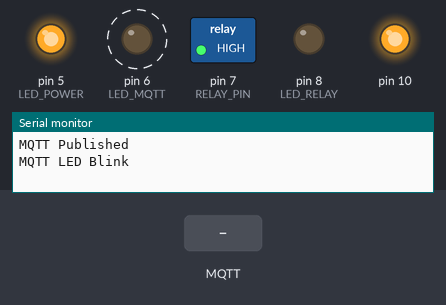
The sketch below on a simulated Arduino Uno, built with avr-gcc and run on an emulated ATmega328P. Parts: switched loads named in the sketch (green lamp = pin HIGH), output pins drawn as LEDs (lit = HIGH), the last lines printed to the serial monitor. Dashed ring = blinking. The test bench sets the inputs (shaded band). WiFi joins after 1.5 s; servers stay silent unless stated; no MQTT or app messages arrive unless stated.

Above: at 2.5 s.
2.6 s: MQTT message "LOCK1" arrives on the first subscribed topic
At 4.8 s:
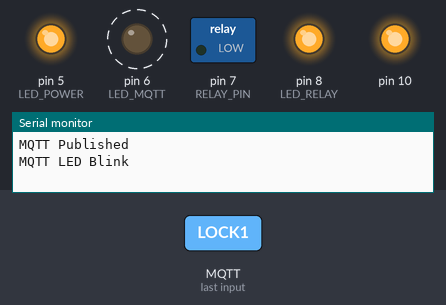
5.6 s: MQTT message "UNLOCK1" arrives on the first subscribed topic
At 7.6 s:
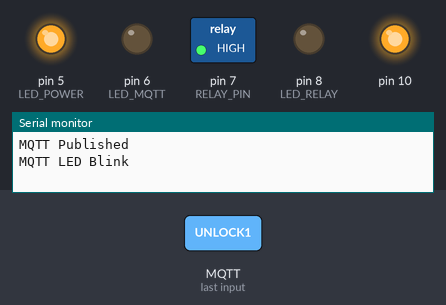
8.6 s: MQTT message "1" arrives on the first subscribed topic
Timing chart, 0 to 16.2 s (numbered marks = the images above; inputs shaded):
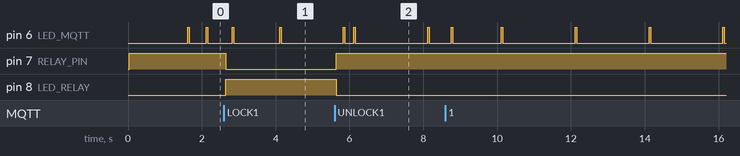

The sketch:

eth-v1.ino
```cpp
// =====================================================
// ETHERNET MQTT RELAY INTERLOCK SYSTEM
//
// Functions:
//
// 1. Initializes Ethernet with static IP
// 2. Connects to MQTT broker
// 3. Receives LOCK/UNLOCK MQTT commands
// 4. Controls relay and LEDs
// 5. Publishes device status
// 6. Publishes network information
// 7. Maintains MQTT connection
// =====================================================

#include <UIPEthernet.h>
#include <PubSubClient.h>
#include <SPI.h>


// =====================================================
// PIN DEFINITIONS
//
// RELAY_PIN  : Controls relay
// LED_POWER  : Power indication
// LED_MQTT   : MQTT activity LED
// LED_RELAY  : Relay state LED
// =====================================================
#define RELAY_PIN   7
#define LED_POWER   5
#define LED_MQTT    6
#define LED_RELAY   8


// =====================================================
// NETWORK CONFIGURATION
// =====================================================
byte mac[] =
{
  0xAC,0x0A,0xE7,
  0xFF,0xDC,0x01
};

IPAddress mqttServer(
192,168,4,150);

const int mqttPort=1883;


// =====================================================
// STATIC IP
// =====================================================
IPAddress staticIP(
192,168,4,101);


// =====================================================
// MQTT TOPICS
// =====================================================
const char pubTopic[]=
"pub1/AC0AE7FFDC01";

const char subTopic[]=
"sub1/AC0AE7FFDC01";


// =====================================================
// OBJECT CREATION
// =====================================================
EthernetClient ethClient;

PubSubClient client(
ethClient);


// =====================================================
// GLOBAL VARIABLES
// =====================================================
bool relayState=HIGH;

unsigned long lastPublish=0;


// =====================================================
// RELAY CONTROL
//
// Purpose:
//
// Updates relay state
// Controls relay LED
//
// state=LOW
// Relay ON
//
// state=HIGH
// Relay OFF
// =====================================================
void applyRelay(bool state)
{
  Serial.println();
  Serial.println("applyRelay() called");

  relayState=state;

  digitalWrite(
  RELAY_PIN,
  relayState);

  if(relayState==LOW)
  {
    digitalWrite(
    LED_RELAY,
    HIGH);

    Serial.println(
    "Relay ON");

    Serial.println(
    "LED_RELAY ON");
  }
  else
  {
    digitalWrite(
    LED_RELAY,
    LOW);

    Serial.println(
    "Relay OFF");

    Serial.println(
    "LED_RELAY OFF");
  }
}


// =====================================================
// PUBLISH DEVICE STATUS
//
// Purpose:
//
// Creates JSON payload
//
// Includes:
//
// MAC
// Relay State
// IP Address
//
// Publishes to MQTT
// =====================================================
void publishStatus()
{
  Serial.println();
  Serial.println(
  "publishStatus() called");

  IPAddress ip=
  Ethernet.localIP();

  char ipStr[16];

  sprintf(
  ipStr,
  "%u.%u.%u.%u",
  ip[0],
  ip[1],
  ip[2],
  ip[3]);

  char macStr[13];

  sprintf(
  macStr,
  "%02X%02X%02X%02X%02X%02X",
  mac[0],
  mac[1],
  mac[2],
  mac[3],
  mac[4],
  mac[5]);

  int lockVal=
  (relayState==LOW)
  ?1:0;

  char msg[220];

  sprintf(
  msg,
  "{\"data\":{\"mac\":\"%s\",\"status\":{\"lock1\":%d},\"network\":{\"eth0\":{\"ip\":\"%s\"}}}}",
  macStr,
  lockVal,
  ipStr
  );

  Serial.println(
  "MQTT Payload:");

  Serial.println(msg);

  if(client.publish(
  pubTopic,
  msg))
  {
      Serial.println(
      "MQTT Published");

      digitalWrite(
      LED_MQTT,
      HIGH);

      delay(40);

      digitalWrite(
      LED_MQTT,
      LOW);

      Serial.println(
      "MQTT LED Blink");
  }
  else
  {
      Serial.println(
      "MQTT Publish Failed");
  }
}


// =====================================================
// MQTT CALLBACK
//
// Purpose:
//
// Receives MQTT messages
//
// Commands:
//
// LOCK1
// UNLOCK1
// =====================================================
void callback(
char* topic,
byte* payload,
unsigned int length)
{
  Serial.println();
  Serial.println(
  "MQTT Message Received");

  Serial.print(
  "Topic: ");

  Serial.println(
  topic);

  char msg[20];

  int i;

  for(
  i=0;
  i<length && i<19;
  i++)
  {
      msg[i]=
      (char)
      payload[i];
  }

  msg[i]='\0';

  Serial.print(
  "Command: ");

  Serial.println(
  msg);


  // ---------------- LOCK ----------------
  if(strcmp(
     msg,
     "LOCK1")==0)
  {
      Serial.println(
      "Executing LOCK");

      applyRelay(
      LOW);
  }


  // ---------------- UNLOCK ----------------
  else if(strcmp(
          msg,
          "UNLOCK1")==0)
  {
      Serial.println(
      "Executing UNLOCK");

      applyRelay(
      HIGH);
  }

  publishStatus();
}


// =====================================================
// MQTT RECONNECT
//
// Purpose:
//
// Keeps MQTT connected forever
// =====================================================
void reconnect()
{
  Serial.println();
  Serial.println(
  "Entering reconnect()");

  while(
  !client.connected())
  {
      Serial.println(
      "Connecting MQTT...");

      if(client.connect(
      "RelayClient_01"))
      {
          Serial.println(
          "MQTT Connected");

          client.subscribe(
          subTopic);

          Serial.print(
          "Subscribed Topic: ");

          Serial.println(
          subTopic);

          publishStatus();
      }
      else
      {
          Serial.println(
          "MQTT Connection Failed");

          Serial.print(
          "State: ");

          Serial.println(
          client.state());

          delay(2000);
      }
  }
}


// =====================================================
// SETUP
//
// Runs once after power ON
//
// Tasks:
//
// 1.Initialize serial
// 2.Configure pins
// 3.Initialize relay
// 4.Start Ethernet
// 5.Configure MQTT
// =====================================================
void setup()
{
  Serial.begin(9600);

  Serial.println();
  Serial.println(
  "System Starting");

  pinMode(
  10,
  OUTPUT);

  digitalWrite(
  10,
  HIGH);

  Serial.println(
  "SPI SS configured");


  pinMode(
  RELAY_PIN,
  OUTPUT);

  pinMode(
  LED_POWER,
  OUTPUT);

  pinMode(
  LED_MQTT,
  OUTPUT);

  pinMode(
  LED_RELAY,
  OUTPUT);

  Serial.println(
  "Pins configured");

  digitalWrite(
  LED_POWER,
  HIGH);

  Serial.println(
  "Power LED ON");


  applyRelay(
  HIGH);

  Serial.println(
  "Relay initialized OFF");

  delay(200);

  Serial.println(
  "Starting Ethernet");

  Ethernet.begin(
  mac,
  staticIP);

  delay(1000);

  Serial.println(
  "Ethernet Started");

  Serial.print(
  "IP Address: ");

  Serial.println(
  Ethernet.localIP());

  client.setServer(
  mqttServer,
  mqttPort);

  Serial.println(
  "MQTT Server Configured");

  client.setCallback(
  callback);

  Serial.println(
  "MQTT Callback Attached");

  client.setBufferSize(
  256);

  Serial.println(
  "MQTT Buffer Set");

  Serial.println(
  "Setup Complete");
}


// =====================================================
// LOOP
//
// Runs forever
//
// Tasks:
//
// 1.Check MQTT connection
// 2.Process MQTT data
// 3.Publish status every 2 sec
// =====================================================
void loop()
{
  // --------------------------------
  // MQTT Connection Check
  // --------------------------------
  if(
  !client.connected())
  {
      Serial.println(
      "MQTT Disconnected");

      reconnect();
  }


  // --------------------------------
  // Process MQTT packets
  // --------------------------------
  client.loop();


  // --------------------------------
  // Publish status every 2 seconds
  // --------------------------------
  if(
  millis()
  -
  lastPublish
  >=2000)
  {
      lastPublish=
      millis();

      Serial.println(
      "Periodic MQTT Update");

      publishStatus();
  }
}
```

Measured:
- after the input at 2.6 s, pin 7 (RELAY_PIN): HIGH → LOW at once; pin 8 (LED_RELAY): LOW → HIGH at once
- after the input at 5.6 s, pin 7 (RELAY_PIN): LOW → HIGH after 0.05 s; pin 8 (LED_RELAY): HIGH → LOW after 0.05 s
